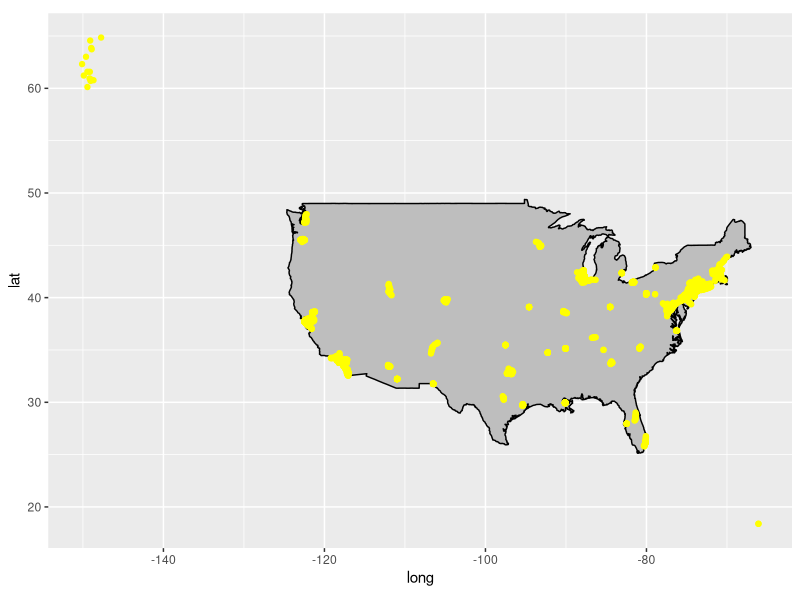
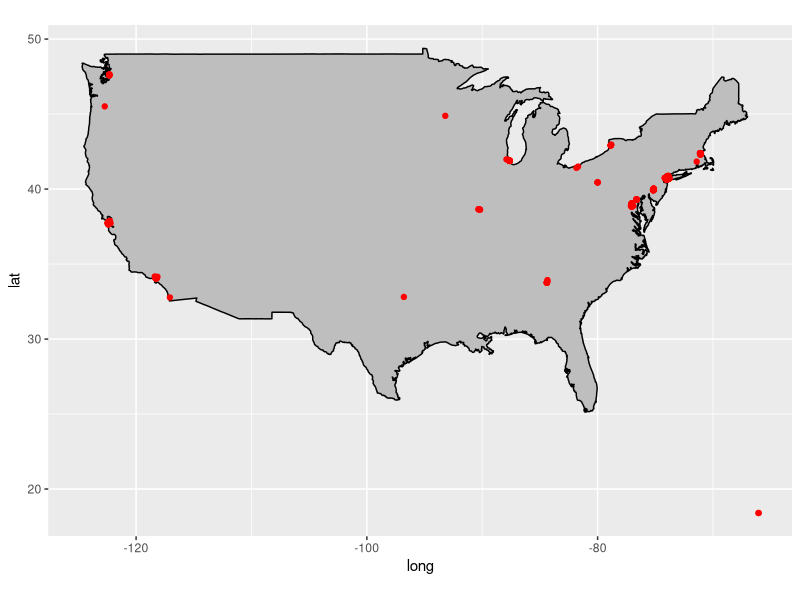
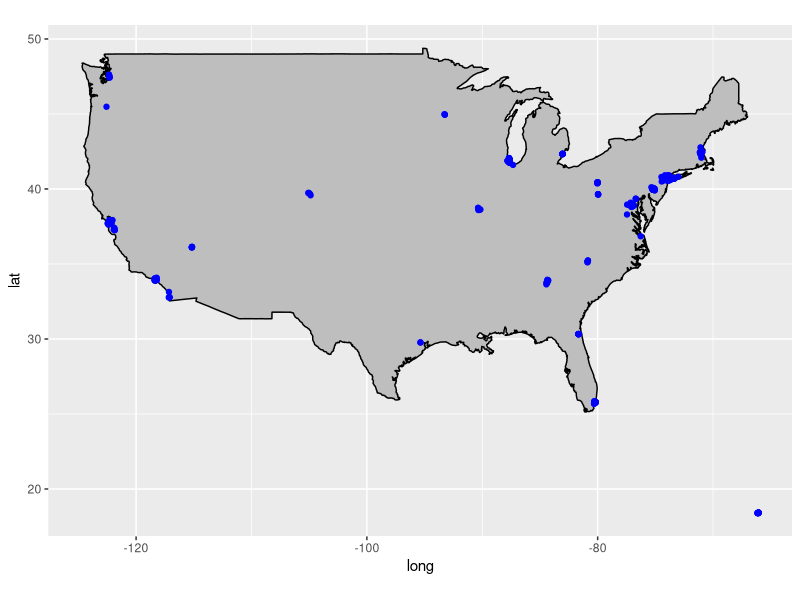
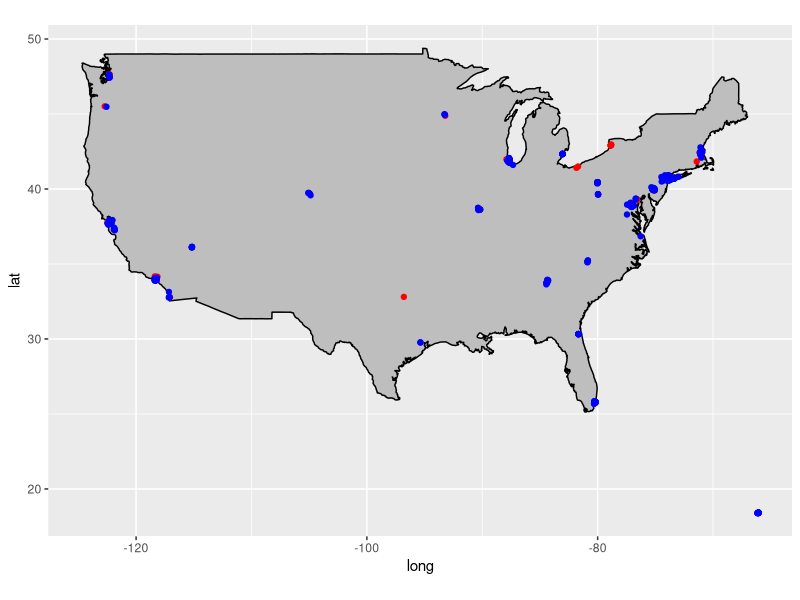
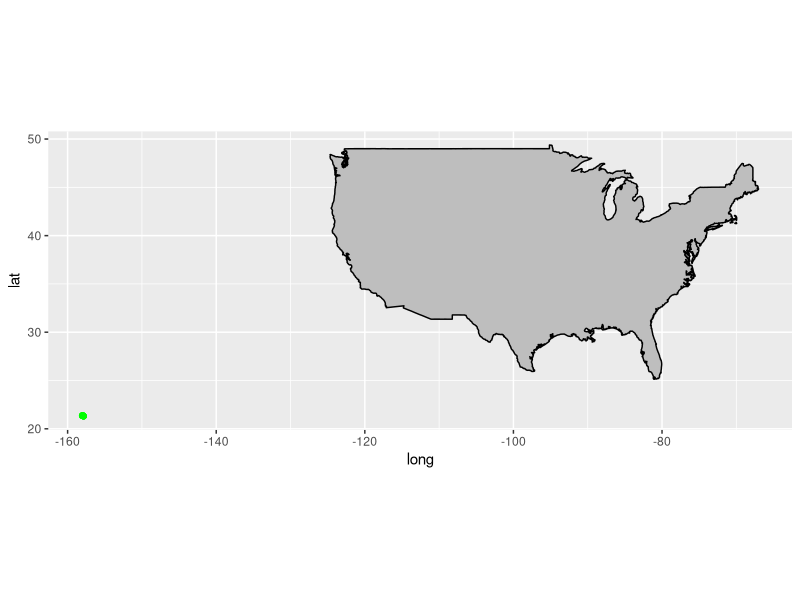
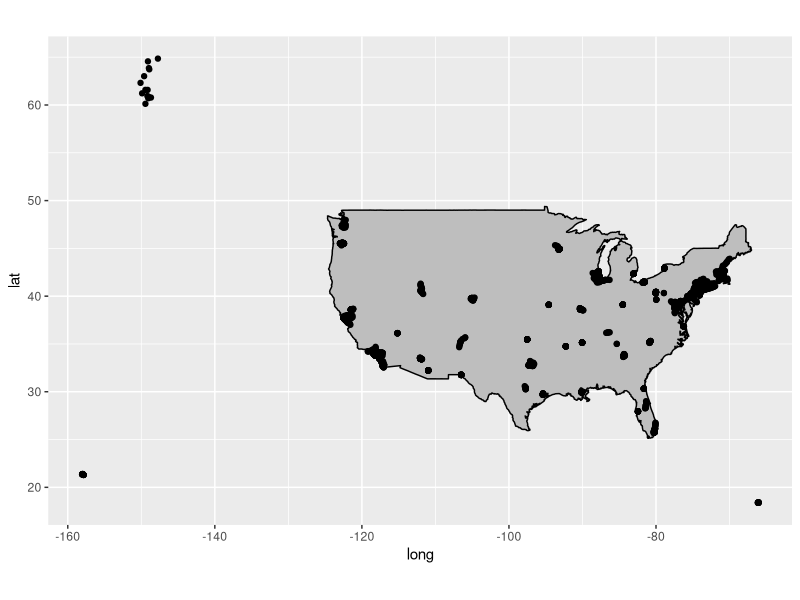

The R source for these figures, in order: (Note: this script raises an error after producing the figures.)
stations <- read.csv('transit.csv')

# split stations by elevation
ground <- subset(stations, GRD_ELEV == 'GROUND')
below <- subset(stations, GRD_ELEV == 'BELOW')
elevated <- subset(stations, GRD_ELEV == 'ELEVATED')
other <- subset(stations, GRD_ELEV != 'ELEVATED' & GRD_ELEV != 'BELOW' & GRD_ELEV != 'GROUND')

# map on usa
library(ggplot2)
usa <- map_data("usa")

# map each elevation
ggplot() +
  geom_polygon(data = usa, aes(x = long, y = lat, group = group), fill = "gray", color = "black") +
  coord_fixed(1.3) + geom_point(data = ground, aes(x = LONGITUDE, y = LATITUDE), color = "yellow")

ggplot() +
  geom_polygon(data = usa, aes(x = long, y = lat, group = group), fill = "gray", color = "black") +
  coord_fixed(1.3) + geom_point(data = below, aes(x = LONGITUDE, y = LATITUDE), color = "red")

ggplot() +
  geom_polygon(data = usa, aes(x = long, y = lat, group = group), fill = "gray", color = "black") +
  coord_fixed(1.3) + geom_point(data = elevated, aes(x = LONGITUDE, y = LATITUDE), color = "blue")

ggplot() +
  geom_polygon(data = usa, aes(x = long, y = lat, group = group), fill = "gray", color = "black") +
  coord_fixed(1.3) + geom_point(data = below, aes(x = LONGITUDE, y = LATITUDE), color = "red") +
  coord_fixed(1.3) + geom_point(data = elevated, aes(x = LONGITUDE, y = LATITUDE), color = "blue")

ggplot() +
  geom_polygon(data = usa, aes(x = long, y = lat, group = group), fill = "gray", color = "black") +
  coord_fixed(1.3) + geom_point(data = other, aes(x = LONGITUDE, y = LATITUDE), color = "green")

ggplot() +
  geom_polygon(data = usa, aes(x = long, y = lat, group = group), fill = "gray", color = "black") +
  coord_fixed(1.3) + geom_point(data = stations, aes(x = LONGITUDE, y = LATITUDE), color = "black")

plotRoute <- function(routeIdSys) {
  stationIds <- routes[routes$RTE_ID_SYS == routeIdSys, ]$STA_ID
  View(stationIds)
  routeStations <- apply(stationIds, 1, function(sta_id) stations[stations$STA_ID == sta_id, ])
  View(routeStations)
  ggplot() +
    geom_polygon(data = usa, aes(x = long, y = lat, group = group), fill = "gray", color = "black") +
    coord_fixed(1.3) + geom_point(data = routeStations, aes(x = LONGITUDE, y = LATITUDE), color = "green")
}
plotRoute('BNSF - Metra')